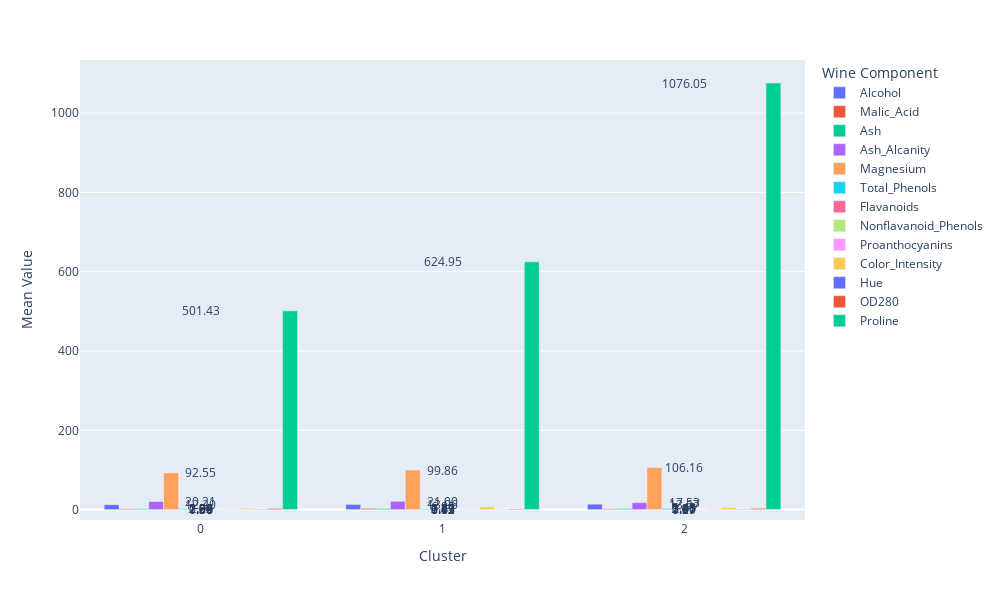

Notebook code for this chart:
### Code cell
import plotly.express as px

# Convert the cluster means DataFrame to a format suitable for Plotly
cluster_means_plotly = cluster_means.reset_index().melt(id_vars=('index',), var_name='Wine Component', value_name='Mean Value')

# Plot the cluster means using Plotly
fig = px.bar(cluster_means_plotly, x='index', y='Mean Value', color='Wine Component',
            # title='Mean Values of Wine Components Across Clusters (Zoomed In)',
            labels={'index': 'Cluster', 'Mean Value': 'Mean Value'},
            barmode='group', width=1000, height=600)  # Adjust width and height as needed

# Add text labels for each bar
for trace in fig.data:
    for idx, val in enumerate(trace.y):
        fig.add_annotation(x=trace.x[idx], y=val, text=f'{val:.2f}', showarrow=False)

fig.show()

### Figure 1 — Plotly figure (JSON) as saved in the notebook; plotly's stock layout.template omitted (floating-point values rounded to 4 significant figures)
{"data": [{"alignmentgroup": "True", "hovertemplate": "Wine Component=Alcohol<br>Cluster=%{x}<br>Mean Value=%{y}<extra></extra>", "legendgroup": "Alcohol", "marker": {"color": "#636efa", "pattern": {"shape": ""}}, "name": "Alcohol", "offsetgroup": "Alcohol", "orientation": "v", "showlegend": true, "textposition": "auto", "type": "bar", "x": [0, 1, 2], "xaxis": "x", "y": [12.2, 13.06, 13.67], "yaxis": "y"}, {"alignmentgroup": "True", "hovertemplate": "Wine Component=Malic_Acid<br>Cluster=%{x}<br>Mean Value=%{y}<extra></extra>", "legendgroup": "Malic_Acid", "marker": {"color": "#EF553B", "pattern": {"shape": ""}}, "name": "Malic_Acid", "offsetgroup": "Malic_Acid", "orientation": "v", "showlegend": true, "textposition": "auto", "type": "bar", "x": [0, 1, 2], "xaxis": "x", "y": [1.939, 3.167, 1.97], "yaxis": "y"}, {"alignmentgroup": "True", "hovertemplate": "Wine Component=Ash<br>Cluster=%{x}<br>Mean Value=%{y}<extra></extra>", "legendgroup": "Ash", "marker": {"color": "#00cc96", "pattern": {"shape": ""}}, "name": "Ash", "offsetgroup": "Ash", "orientation": "v", "showlegend": true, "textposition": "auto", "type": "bar", "x": [0, 1, 2], "xaxis": "x", "y": [2.215, 2.413, 2.463], "yaxis": "y"}, {"alignmentgroup": "True", "hovertemplate": "Wine Component=Ash_Alcanity<br>Cluster=%{x}<br>Mean Value=%{y}<extra></extra>", "legendgroup": "Ash_Alcanity", "marker": {"color": "#ab63fa", "pattern": {"shape": ""}}, "name": "Ash_Alcanity", "offsetgroup": "Ash_Alcanity", "orientation": "v", "showlegend": true, "textposition": "auto", "type": "bar", "x": [0, 1, 2], "xaxis": "x", "y": [20.21, 21.0, 17.53], "yaxis": "y"}, {"alignmentgroup": "True", "hovertemplate": "Wine Component=Magnesium<br>Cluster=%{x}<br>Mean Value=%{y}<extra></extra>", "legendgroup": "Magnesium", "marker": {"color": "#FFA15A", "pattern": {"shape": ""}}, "name": "Magnesium", "offsetgroup": "Magnesium", "orientation": "v", "showlegend": true, "textposition": "auto", "type": "bar", "x": [0, 1, 2], "xaxis": "x", "y": [92.55, 99.86, 106.2], "yaxis": "y"}, {"alignmentgroup": "True", "hovertemplate": "Wine Component=Total_Phenols<br>Cluster=%{x}<br>Mean Value=%{y}<extra></extra>", "legendgroup": "Total_Phenols", "marker": {"color": "#19d3f3", "pattern": {"shape": ""}}, "name": "Total_Phenols", "offsetgroup": "Total_Phenols", "orientation": "v", "showlegend": true, "textposition": "auto", "type": "bar", "x": [0, 1, 2], "xaxis": "x", "y": [2.263, 1.694, 2.85], "yaxis": "y"}, {"alignmentgroup": "True", "hovertemplate": "Wine Component=Flavanoids<br>Cluster=%{x}<br>Mean Value=%{y}<extra></extra>", "legendgroup": "Flavanoids", "marker": {"color": "#FF6692", "pattern": {"shape": ""}}, "name": "Flavanoids", "offsetgroup": "Flavanoids", "orientation": "v", "showlegend": true, "textposition": "auto", "type": "bar", "x": [0, 1, 2], "xaxis": "x", "y": [2.088, 0.8479, 3.01], "yaxis": "y"}, {"alignmentgroup": "True", "hovertemplate": "Wine Component=Nonflavanoid_Phenols<br>Cluster=%{x}<br>Mean Value=%{y}<extra></extra>", "legendgroup": "Nonflavanoid_Phenols", "marker": {"color": "#B6E880", "pattern": {"shape": ""}}, "name": "Nonflavanoid_Phenols", "offsetgroup": "Nonflavanoid_Phenols", "orientation": "v", "showlegend": true, "textposition": "auto", "type": "bar", "x": [0, 1, 2], "xaxis": "x", "y": [0.3553, 0.4495, 0.2911], "yaxis": "y"}, {"alignmentgroup": "True", "hovertemplate": "Wine Component=Proanthocyanins<br>Cluster=%{x}<br>Mean Value=%{y}<extra></extra>", "legendgroup": "Proanthocyanins", "marker": {"color": "#FF97FF", "pattern": {"shape": ""}}, "name": "Proanthocyanins", "offsetgroup": "Proanthocyanins", "orientation": "v", "showlegend": true, "textposition": "auto", "type": "bar", "x": [0, 1, 2], "xaxis": "x", "y": [1.687, 1.129, 1.908], "yaxis": "y"}, {"alignmentgroup": "True", "hovertemplate": "Wine Component=Color_Intensity<br>Cluster=%{x}<br>Mean Value=%{y}<extra></extra>", "legendgroup": "Color_Intensity", "marker": {"color": "#FECB52", "pattern": {"shape": ""}}, "name": "Color_Intensity", "offsetgroup": "Color_Intensity", "orientation": "v", "showlegend": true, "textposition": "auto", "type": "bar", "x": [0, 1, 2], "xaxis": "x", "y": [2.895, 6.85, 5.45], "yaxis": "y"}, {"alignmentgroup": "True", "hovertemplate": "Wine Component=Hue<br>Cluster=%{x}<br>Mean Value=%{y}<extra></extra>", "legendgroup": "Hue", "marker": {"color": "#636efa", "pattern": {"shape": ""}}, "name": "Hue", "offsetgroup": "Hue", "orientation": "v", "showlegend": true, "textposition": "auto", "type": "bar", "x": [0, 1, 2], "xaxis": "x", "y": [1.06, 0.721, 1.071], "yaxis": "y"}, {"alignmentgroup": "True", "hovertemplate": "Wine Component=OD280<br>Cluster=%{x}<br>Mean Value=%{y}<extra></extra>", "legendgroup": "OD280", "marker": {"color": "#EF553B", "pattern": {"shape": ""}}, "name": "OD280", "offsetgroup": "OD280", "orientation": "v", "showlegend": true, "textposition": "auto", "type": "bar", "x": [0, 1, 2], "xaxis": "x", "y": [2.862, 1.727, 3.158], "yaxis": "y"}, {"alignmentgroup": "True", "hovertemplate": "Wine Component=Proline<br>Cluster=%{x}<br>Mean Value=%{y}<extra></extra>", "legendgroup": "Proline", "marker": {"color": "#00cc96", "pattern": {"shape": ""}}, "name": "Proline", "offsetgroup": "Proline", "orientation": "v", "showlegend": true, "textposition": "auto", "type": "bar", "x": [0, 1, 2], "xaxis": "x", "y": [501.4, 624.9, 1076.0], "yaxis": "y"}], "layout": {"annotations": [{"showarrow": false, "text": "12.20", "x": 0, "y": 12.2}, {"showarrow": false, "text": "13.06", "x": 1, "y": 13.06}, {"showarrow": false, "text": "13.67", "x": 2, "y": 13.67}, {"showarrow": false, "text": "1.94", "x": 0, "y": 1.939}, {"showarrow": false, "text": "3.17", "x": 1, "y": 3.167}, {"showarrow": false, "text": "1.97", "x": 2, "y": 1.97}, {"showarrow": false, "text": "2.22", "x": 0, "y": 2.215}, {"showarrow": false, "text": "2.41", "x": 1, "y": 2.413}, {"showarrow": false, "text": "2.46", "x": 2, "y": 2.463}, {"showarrow": false, "text": "20.21", "x": 0, "y": 20.21}, {"showarrow": false, "text": "21.00", "x": 1, "y": 21.0}, {"showarrow": false, "text": "17.53", "x": 2, "y": 17.53}, {"showarrow": false, "text": "92.55", "x": 0, "y": 92.55}, {"showarrow": false, "text": "99.86", "x": 1, "y": 99.86}, {"showarrow": false, "text": "106.16", "x": 2, "y": 106.2}, {"showarrow": false, "text": "2.26", "x": 0, "y": 2.263}, {"showarrow": false, "text": "1.69", "x": 1, "y": 1.694}, {"showarrow": false, "text": "2.85", "x": 2, "y": 2.85}, {"showarrow": false, "text": "2.09", "x": 0, "y": 2.088}, {"showarrow": false, "text": "0.85", "x": 1, "y": 0.8479}, {"showarrow": false, "text": "3.01", "x": 2, "y": 3.01}, {"showarrow": false, "text": "0.36", "x": 0, "y": 0.3553}, {"showarrow": false, "text": "0.45", "x": 1, "y": 0.4495}, {"showarrow": false, "text": "0.29", "x": 2, "y": 0.2911}, {"showarrow": false, "text": "1.69", "x": 0, "y": 1.687}, {"showarrow": false, "text": "1.13", "x": 1, "y": 1.129}, {"showarrow": false, "text": "1.91", "x": 2, "y": 1.908}, {"showarrow": false, "text": "2.90", "x": 0, "y": 2.895}, {"showarrow": false, "text": "6.85", "x": 1, "y": 6.85}, {"showarrow": false, "text": "5.45", "x": 2, "y": 5.45}, {"showarrow": false, "text": "1.06", "x": 0, "y": 1.06}, {"showarrow": false, "text": "0.72", "x": 1, "y": 0.721}, {"showarrow": false, "text": "1.07", "x": 2, "y": 1.071}, {"showarrow": false, "text": "2.86", "x": 0, "y": 2.862}, {"showarrow": false, "text": "1.73", "x": 1, "y": 1.727}, {"showarrow": false, "text": "3.16", "x": 2, "y": 3.158}, {"showarrow": false, "text": "501.43", "x": 0, "y": 501.4}, {"showarrow": false, "text": "624.95", "x": 1, "y": 624.9}, {"showarrow": false, "text": "1076.05", "x": 2, "y": 1076.0}], "barmode": "group", "height": 600, "legend": {"title": {"text": "Wine Component"}, "tracegroupgap": 0}, "margin": {"t": 60}, "width": 1000, "xaxis": {"anchor": "y", "domain": [0, 1], "title": {"text": "Cluster"}}, "yaxis": {"anchor": "x", "domain": [0, 1], "title": {"text": "Mean Value"}}}}
